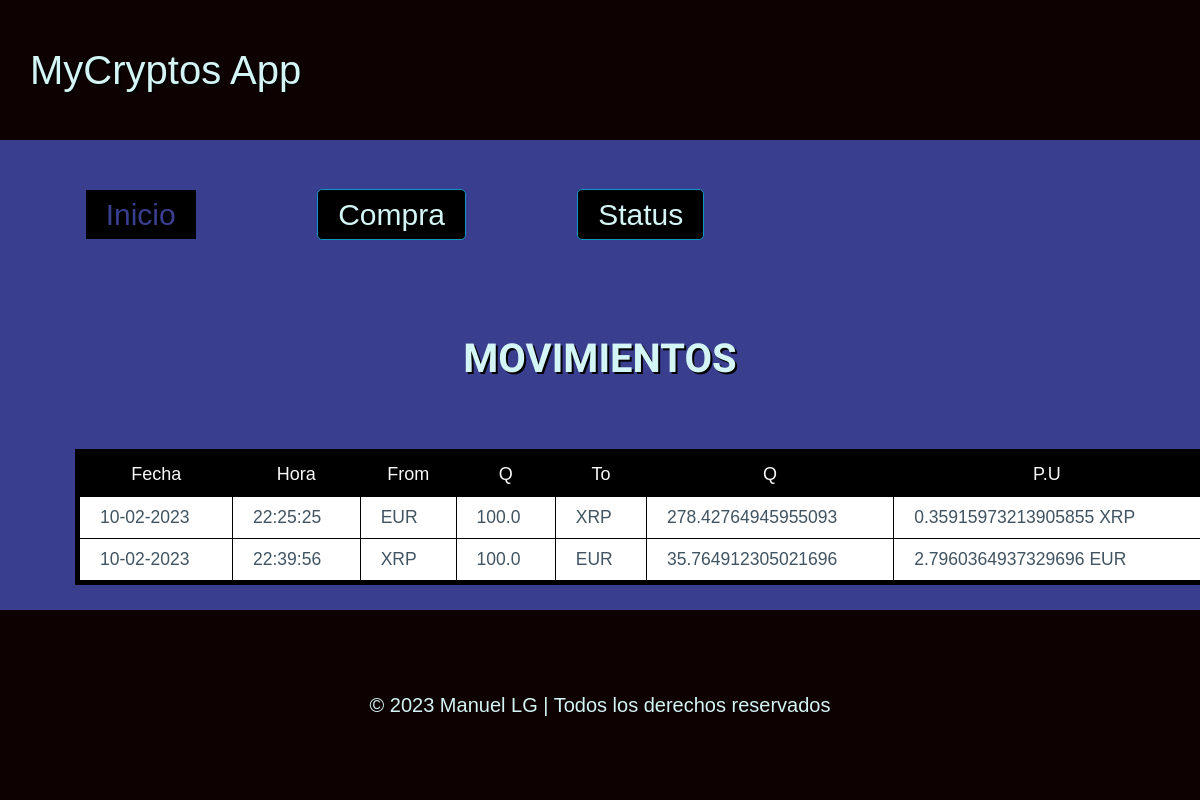
Before: / with the older database file.
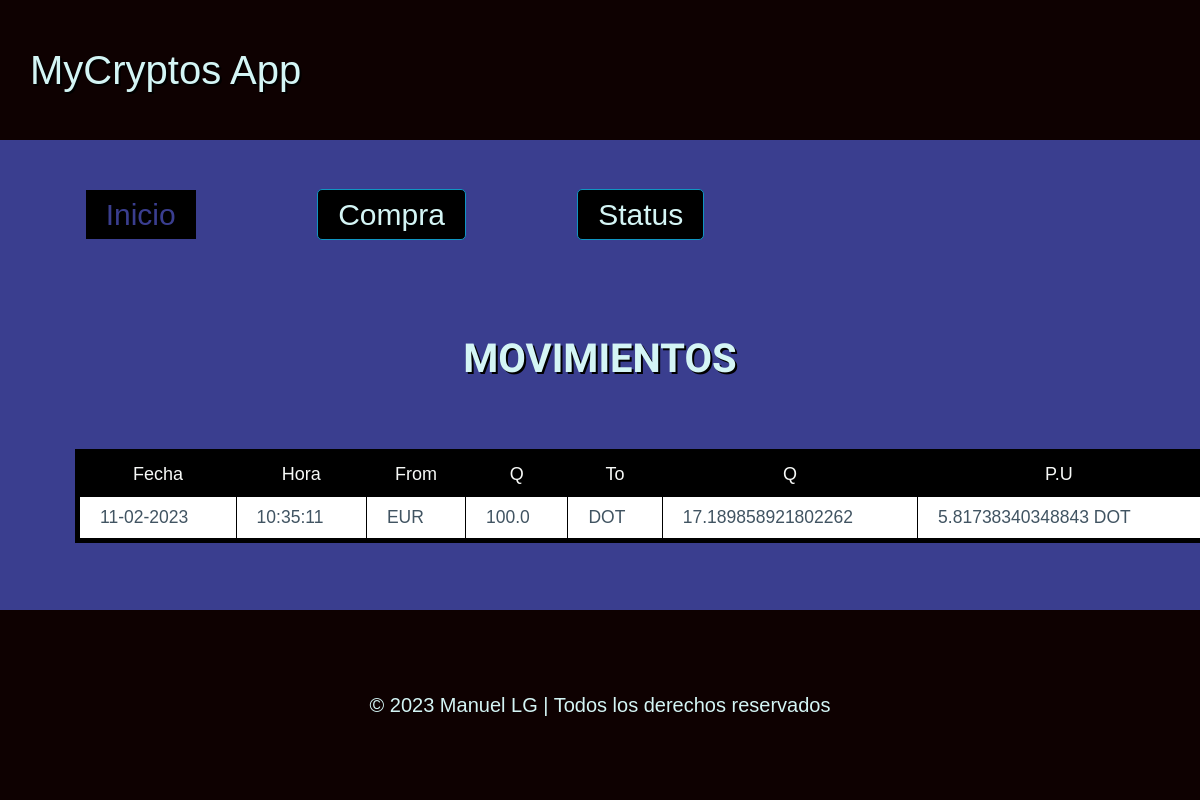
After: the same page with the newer database file.
### tables this page shows
CREATE TABLE "movimientos" (
	"id"	INTEGER,
	"fecha"	TEXT NOT NULL,
	"hora"	TEXT NOT NULL,
	"moneda_from"	TEXT NOT NULL,
	"cantidad_from"	REAL NOT NULL,
	"moneda_to"	TEXT NOT NULL,
	"cantidad_to"	REAL NOT NULL,
	PRIMARY KEY("id" AUTOINCREMENT)
);

### cryptos_changes/routes.py (the view)
@app.route("/")
def inicio():
    try:
        datos = data_manager.recuperar_datos()
        if isinstance(datos,dict):
            lista =[]
            lista.append(datos)
            return render_template("index.html",movimientos = lista)
        else:
            return render_template("index.html",movimientos = datos)
    except sqlite3.Error as e:
        flash("Se ha producido un error en la BBDD. Inténtelo más tarde")
        return render_template("index.html",movimientos = [])

### cryptos_changes/models.py (called while the page is built)
    def crear_diccionario(self,cur):
        filas = cur.fetchall()
        campos = []
        for item in cur.description:
            campos.append(item[0])
        resultado =[]
        for fila in filas:
            registro = {}
            for clave,valor in zip(campos,fila):
                registro[clave] = valor
            resultado.append(registro)
        return resultado[0] if len(resultado)== 1 else resultado

    def consulta(self, consulta, params= []):
        con= sqlite3.connect(self.origen_datos)
        cur = con.cursor()
        cur.execute(consulta, params)
        if cur.description:
            resultado = self.crear_diccionario(cur)
        else:
            resultado = None
            con.commit()
        con.close()
        return resultado

    def recuperar_datos(self):
        return self.consulta("SELECT * FROM movimientos ORDER BY fecha")

### cryptos_changes/templates/index.html (shortened to what this page needs)
{% extends 'base.html' %}
{% block menu%}
    <nav class="navbar-container">
        <ul class = "navbar-list">
            <li class="navbar-item"><p class="item-desactivado">Inicio</p></li>
            <li class="navbar-item"><a href="/purchase" role="button">Compra</a></li>
            <li class="navbar-item"><a href="/status" role="button">Status</a></li>
        </ul>
    </nav>
{% endblock %}
{% block contenido %}
    <h1 class="titulo-seccion">MOVIMIENTOS</h1>
    {% if movimientos %}
        <table class="table">
            <thead class="cabecera">
                <tr class="cabecera">
                    <th>Fecha</th>
                    <th>Hora</th>
                    <th>From</th>
                    <th>Q</th>
                    <th>To</th>
                    <th>Q</th>
                    <th>P.U</th>
                </tr>
            </thead>
            <tbody>
                {% for item in movimientos %}
                    <tr>
                        <td>{{item['fecha']}}</td>
                        <td>{{item['hora']}}</td>
                        <td>{{item['moneda_from']}}</td>
                        <td>{{item['cantidad_from']}}</td>
                        <td>{{item['moneda_to']}}</td>
                        <td>{{item['cantidad_to']}}</td>
                        <td>{{item['cantidad_from']/item['cantidad_to']}} {{item['moneda_to']}}</td>
                    </tr>
                {% endfor %}
            </tbody>
        </table>
    {% else %}
        <div class="no-movs"><h1 class="subtitulo">Sin movimientos</h1></div>
    {% endif %}
{% endblock %}

### cryptos_changes/templates/base.html (shortened to what this page needs)
<html lang="en">
<head>
    <link rel="stylesheet" href="{{ url_for('static', filename = 'css/pico.css')}}">
    <link rel="stylesheet" href="{{ url_for('static', filename = 'css/styles.css')}}">
    <link rel="stylesheet" href="{{ url_for('static', filename = 'css/index.css')}}">
    <link rel="stylesheet" href="{{ url_for('static', filename = 'css/purchase.css')}}">
    <link rel="stylesheet" href="{{ url_for('static', filename = 'css/status.css')}}">
</head>
<body>
    <header class="logo">
        MyCryptos App
    </header>
    {% block menu %}
    {% endblock %}
    <section class="container">
        {% block contenido %}{% endblock %}
    </section>
    <footer class="footer">
             © 2023 Manuel LG | Todos los derechos reservados
    </footer>
</body>
</html>

### cryptos_changes/static/css/styles.css (style rules this page uses)
:root { --bg-color: #3A3E8F; --title-color: #d4f5f5ff; --second-color: #000000; --white-color: #F7F9F7; }
body { display: block; background-color: var(--bg-color); background-size: cover; color: var(--title-color); font-family: Verdana, Geneva, Tahoma, sans-serif }
header { display: block; background-color: #0E0101; background-size: cover; color: var(--title-color); font-family: Verdana, Geneva, Tahoma, sans-serif }
footer { background-color: #0E0101; position: absolute; text-align:center ; margin: 0; bottom: 0; width: 100%; }
.navbar-container { display: flex; justify-content: left; padding: 0; margin: 0; margin-bottom: 2rem; }
.navbar-list { display: flex; flex-direction: row; justify-content: space-around; padding: 1.5rem; width: 100vh; }
.navbar-item a,p { color: var(--title-color); font-size: 1.5rem; font-weight: 500; float:right; padding: 2px 1rem; background-color:var(--second-color); text-shadow: var(--second-color) 2px 2px; }
.item-desactivado { color: var(--bg-color) }
.logo { font-size: 2rem; padding:2rem 0 2rem 1.5rem; text-shadow: black 2px 2px; }
.titulo-seccion { font-family: 'Chakra Petch', sans-serif; font-weight: 700; font-size: 2rem; color: var(--title-color); display: flex; justify-content: center; text-shadow: black 2px 2px; }

### cryptos_changes/static/css/index.css (style rules this page uses)
.table { background-color: var(--background-color); border: solid 5px; border-color: var(--second-color); margin: 2rem; align-items: center; }
.cabecera { background-color: var(--second-col); }
.table thead { text-align: center; font-size: large; background-color: var(--second-color); color: var(--second-color); border-bottom: solid 2px ; }
.table thead th { color: var(--white-color); text-align: center; font-size: large; border-bottom: solid 2px ; border-color: var(--second-color); }
td { border: solid #000 1px ; }

Changed rows visible on the page:
removed movimientos: fecha "10-02-2023", hora "22:25:25", moneda_from "EUR", cantidad_from "100.0", moneda_to "XRP", cantidad_to "278.42764945955093", item['cantidad_from']/item['cantidad_to'] "0.35915973213905855"
removed movimientos: fecha "10-02-2023", hora "22:39:56", moneda_from "XRP", cantidad_from "100.0", moneda_to "EUR", cantidad_to "35.764912305021696", item['cantidad_from']/item['cantidad_to'] "2.7960364937329696"
added movimientos: fecha "11-02-2023", hora "10:35:11", moneda_from "EUR", cantidad_from "100.0", moneda_to "DOT", cantidad_to "17.189858921802262", item['cantidad_from']/item['cantidad_to'] "5.81738340348843"
